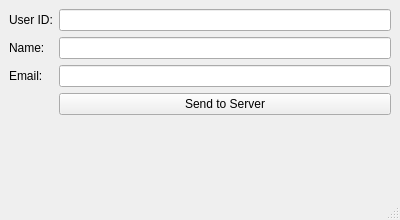
<?xml version="1.0" encoding="UTF-8"?>
<ui version="4.0">
 <class>MainWindow</class>
 <widget class="QMainWindow" name="MainWindow">
  <property name="geometry">
   <rect>
    <x>0</x>
    <y>0</y>
    <width>400</width>
    <height>220</height>
   </rect>
  </property>
  <property name="windowTitle">
   <string>LINX Client</string>
  </property>
  <widget class="QWidget" name="centralwidget">
   <layout class="QFormLayout" name="formLayout">
    <item row="0" column="0">
     <widget class="QLabel" name="label">
      <property name="text">
       <string>User ID:</string>
      </property>
     </widget>
    </item>
    <item row="0" column="1">
     <widget class="QLineEdit" name="leUserId"/>
    </item>
    <item row="1" column="0">
     <widget class="QLabel" name="label_2">
      <property name="text">
       <string>Name:</string>
      </property>
     </widget>
    </item>
    <item row="1" column="1">
     <widget class="QLineEdit" name="leName"/>
    </item>
    <item row="2" column="0">
     <widget class="QLabel" name="label_3">
      <property name="text">
       <string>Email:</string>
      </property>
     </widget>
    </item>
    <item row="2" column="1">
     <widget class="QLineEdit" name="leEmail"/>
    </item>
    <item row="3" column="1">
     <widget class="QPushButton" name="btnSend">
      <property name="text">
       <string>Send to Server</string>
      </property>
     </widget>
    </item>
   </layout>
  </widget>
  <widget class="QStatusBar" name="statusBar"/>
 </widget>
 <resources/>
 <connections/>
</ui>
